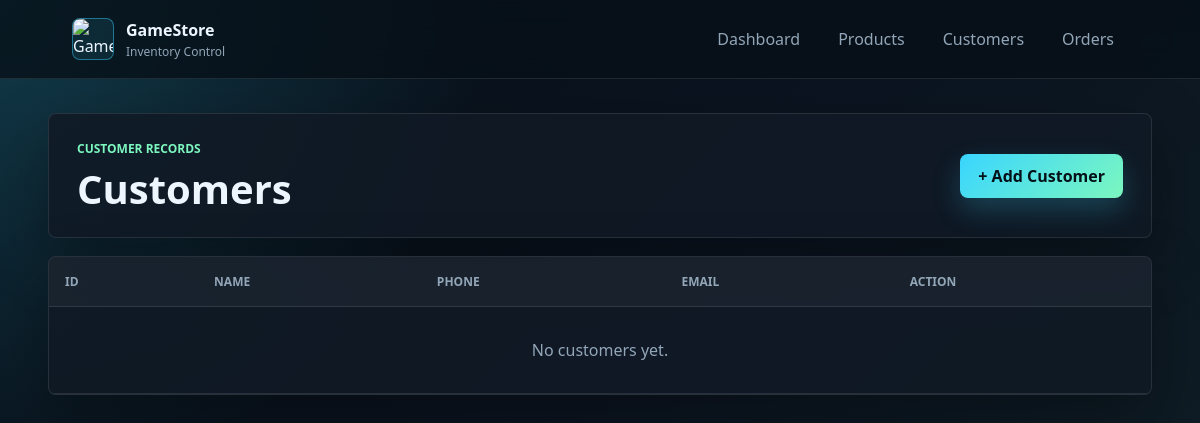
The page /customers on the database as committed earlier.
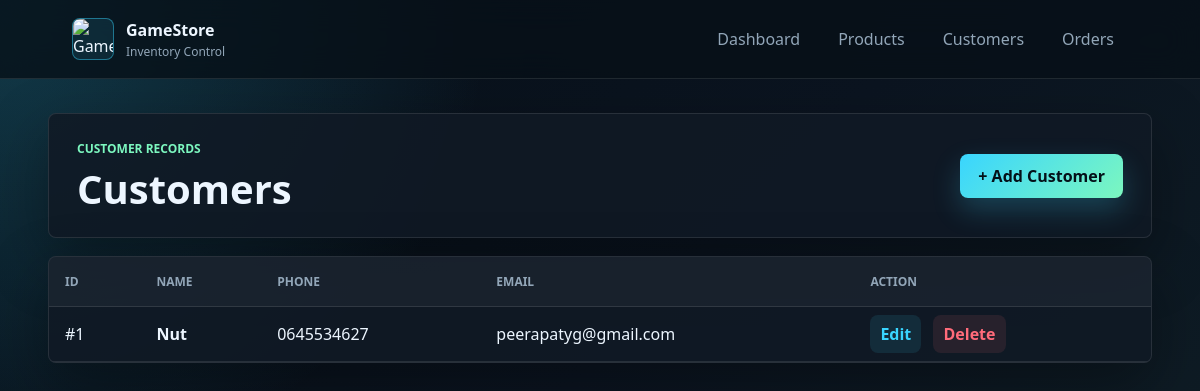
The same page on the database as committed later.
### tables this page shows
CREATE TABLE customers (
    customer_id INTEGER PRIMARY KEY AUTOINCREMENT,
    name TEXT NOT NULL,
    phone TEXT,
    email TEXT UNIQUE
);

### app.py (the view)
@app.route('/customers')
def customers():
    conn = get_db_connection()
    customers = conn.execute('''
        SELECT * FROM customers
        ORDER BY customer_id DESC
    ''').fetchall()
    conn.close()
    return render_template('customers.html', customers=customers)

### app.py (called while the page is built)
def get_db_connection():
    conn = sqlite3.connect(app.config['DATABASE'])
    conn.row_factory = sqlite3.Row
    return conn

### templates/customers.html
{% extends 'base.html' %}
{% block content %}
<div class="page-header">
    <div>
        <p class="eyebrow">Customer Records</p>
        <h1>Customers</h1>
    </div>
    <a class="btn" href="/add_customer">+ Add Customer</a>
</div>
<div class="table-wrap">
    <table>
        <tr>
            <th>ID</th>
            <th>Name</th>
            <th>Phone</th>
            <th>Email</th>
            <th>Action</th>
        </tr>
        {% for c in customers %}
        <tr>
            <td>#{{ c.customer_id }}</td>
            <td><strong>{{ c.name }}</strong></td>
            <td>{{ c.phone }}</td>
            <td>{{ c.email }}</td>
            <td class="actions">
                <a class="link-btn" href="/edit_customer/{{ c.customer_id }}">Edit</a>
                <a class="link-btn danger" href="/delete_customer/{{ c.customer_id }}"
                   onclick="return confirm('Delete this customer?')">Delete</a>
            </td>
        </tr>
        {% else %}
        <tr>
            <td class="empty-state" colspan="5">No customers yet.</td>
        </tr>
        {% endfor %}
    </table>
</div>
{% endblock %}

Rows that differ between the two databases and show on the page:
added customers: customer_id "1", name "Nut", phone "0645534627", email "peerapatyg@gmail.com"
Other text that changed with them:
text no longer shown: "No customers yet."
